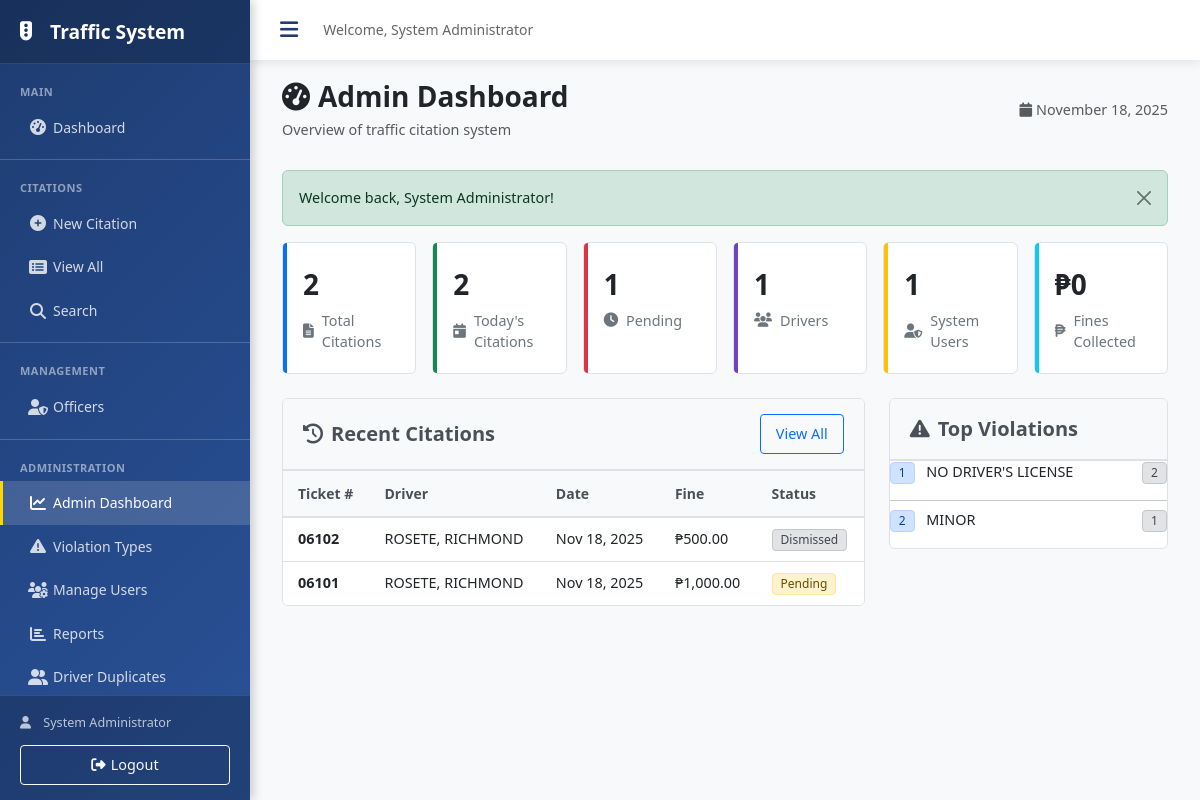
Page /admin/dashboard.php (signed in) on the committed database.
### tables this page shows
CREATE TABLE `citations` (
  `citation_id` int(11) NOT NULL AUTO_INCREMENT,
  `ticket_number` varchar(50) NOT NULL,
  `driver_id` int(11) DEFAULT NULL,
  `last_name` varchar(100) NOT NULL,
  `first_name` varchar(100) NOT NULL,
  `middle_initial` varchar(10) DEFAULT NULL,
  `suffix` varchar(20) DEFAULT NULL,
  `date_of_birth` date DEFAULT NULL,
  `age` int(11) DEFAULT NULL,
  `zone` varchar(50) DEFAULT NULL,
  `barangay` varchar(100) NOT NULL,
  `municipality` varchar(100) NOT NULL DEFAULT 'Baggao',
  `province` varchar(100) NOT NULL DEFAULT 'Cagayan',
  `license_number` varchar(50) DEFAULT NULL,
  `license_type` varchar(50) DEFAULT NULL,
  `plate_mv_engine_chassis_no` varchar(100) NOT NULL,
  `vehicle_description` text DEFAULT NULL,
  `apprehension_datetime` datetime NOT NULL,
  `place_of_apprehension` varchar(255) NOT NULL,
  `apprehension_officer` varchar(255) NOT NULL,
  `remarks` text DEFAULT NULL,
  `status` enum('pending','paid','contested','dismissed','void') NOT NULL DEFAULT 'pending',
  `payment_date` datetime DEFAULT NULL,
  `total_fine` decimal(10,2) DEFAULT 0.00,
  `created_at` datetime NOT NULL DEFAULT current_timestamp(),
  `updated_at` datetime DEFAULT NULL ON UPDATE current_timestamp(),
  `created_by` int(11) DEFAULT NULL,
  PRIMARY KEY (`citation_id`),
  UNIQUE KEY `ticket_number` (`ticket_number`),
  KEY `created_by` (`created_by`),
  KEY `idx_ticket` (`ticket_number`),
  KEY `idx_driver` (`driver_id`),
  KEY `idx_datetime` (`apprehension_datetime`),
  KEY `idx_status` (`status`),
  KEY `idx_created` (`created_at`),
  KEY `idx_date_status` (`apprehension_datetime`,`status`),
  CONSTRAINT `citations_ibfk_1` FOREIGN KEY (`driver_id`) REFERENCES `drivers` (`driver_id`) ON DELETE SET NULL,
  CONSTRAINT `citations_ibfk_2` FOREIGN KEY (`created_by`) REFERENCES `users` (`user_id`) ON DELETE SET NULL
);

### admin/dashboard.php (the view, shortened to what this page needs)
<?php
require_once '../includes/functions.php';
$stats = [];
try {
    $stmt = db_query("SELECT COUNT(*) as total FROM citations");
    $stats['total_citations'] = $stmt->fetch()['total'] ?? 0;
    $stmt = db_query("SELECT COUNT(*) as today FROM citations WHERE DATE(created_at) = CURDATE()");
    $stats['today_citations'] = $stmt->fetch()['today'] ?? 0;
    $stmt = db_query("SELECT COUNT(*) as total FROM drivers");
    $stats['total_drivers'] = $stmt->fetch()['total'] ?? 0;
    $stmt = db_query("SELECT COUNT(*) as total FROM users");
    $stats['total_users'] = $stmt->fetch()['total'] ?? 0;
    $stmt = db_query("SELECT COUNT(*) as pending FROM citations WHERE status = 'pending'");
    $stats['pending_citations'] = $stmt->fetch()['pending'] ?? 0;
    $stmt = db_query("SELECT COALESCE(SUM(total_fine), 0) as total FROM citations WHERE status = 'paid'");
    $stats['total_fines'] = $stmt->fetch()['total'] ?? 0;
    $stmt = db_query(
        "SELECT ticket_number, CONCAT(last_name, ', ', first_name) as driver_name,
                apprehension_datetime, status, total_fine, created_at
         FROM citations ORDER BY created_at DESC LIMIT 10"
    );
    $recent_citations = $stmt->fetchAll();
    $stmt = db_query(
        "SELECT vt.violation_type, COUNT(*) as count
         FROM violations v
         JOIN violation_types vt ON v.violation_type_id = vt.violation_type_id
         GROUP BY vt.violation_type_id
         ORDER BY count DESC LIMIT 5"
    );
    $top_violations = $stmt->fetchAll();
} catch (Exception $e) {
    error_log("Dashboard stats error: " . $e->getMessage());
    $stats = array_fill_keys(['total_citations', 'today_citations', 'total_drivers', 'total_users', 'pending_citations', 'total_fines'], 0);
    $recent_citations = [];
    $top_violations = [];
}
?>
<!DOCTYPE html>
<html lang="en">
<head>
    <link href="https://cdn.jsdelivr.net/npm/bootstrap@5.3.3/dist/css/bootstrap.min.css" rel="stylesheet">
    <link rel="stylesheet" href="https://cdnjs.cloudflare.com/ajax/libs/font-awesome/6.4.2/css/all.min.css">
</head>
<body>
    <?php include '../public/sidebar.php'; ?>
    <div class="content">
        <div class="container-fluid">
            <div class="page-header d-flex justify-content-between align-items-center">
                <div>
                    <h3><i class="fas fa-tachometer-alt me-2"></i>Admin Dashboard</h3>
                    <p class="text-muted mb-0">Overview of traffic citation system</p>
                </div>
                <div>
                    <span class="text-muted">
                        <i class="fas fa-calendar me-1"></i><?php echo date('F d, Y'); ?>
                    </span>
                </div>
            </div>
            <?php echo show_flash(); ?>
            <div class="row g-3 mb-4">
                <div class="col-md-4 col-lg-2">
                    <div class="stat-card blue">
                        <div class="stat-value"><?php echo number_format($stats['total_citations']); ?></div>
                        <div class="stat-label">
                            <i class="fas fa-file-alt"></i>
                            <span>Total Citations</span>
                        </div>
                    </div>
                </div>
                <div class="col-md-4 col-lg-2">
                    <div class="stat-card green">
                        <div class="stat-value"><?php echo number_format($stats['today_citations']); ?></div>
                        <div class="stat-label">
                            <i class="fas fa-calendar-day"></i>
                            <span>Today's Citations</span>
                        </div>
                    </div>
                </div>
                <div class="col-md-4 col-lg-2">
                    <div class="stat-card red">
                        <div class="stat-value"><?php echo number_format($stats['pending_citations']); ?></div>
                        <div class="stat-label">
                            <i class="fas fa-clock"></i>
                            <span>Pending</span>
                        </div>
                    </div>
                </div>
                <div class="col-md-4 col-lg-2">
                    <div class="stat-card purple">
                        <div class="stat-value"><?php echo number_format($stats['total_drivers']); ?></div>
                        <div class="stat-label">
                            <i class="fas fa-users"></i>
                            <span>Drivers</span>
                        </div>
                    </div>
                </div>
                <div class="col-md-4 col-lg-2">
                    <div class="stat-card yellow">
                        <div class="stat-value"><?php echo number_format($stats['total_users']); ?></div>
                        <div class="stat-label">
                            <i class="fas fa-user-shield"></i>
                            <span>System Users</span>
                        </div>
                    </div>
                </div>
                <div class="col-md-4 col-lg-2">
                    <div class="stat-card cyan">
                        <div class="stat-value">₱<?php echo number_format($stats['total_fines'], 0); ?></div>
                        <div class="stat-label">
                            <i class="fas fa-peso-sign"></i>
                            <span>Fines Collected</span>
                        </div>
                    </div>
                </div>
            </div>
            <div class="row g-4">
                <div class="col-lg-8">
                    <div class="dashboard-card">
                        <div class="card-header d-flex justify-content-between align-items-center">
                            <span><i class="fas fa-history me-2"></i>Recent Citations</span>
                            <a href="../public/citations.php" class="btn btn-sm btn-outline-primary">View All</a>
                        </div>
                        <div class="card-body p-0">
                            <div class="table-responsive">
                                <table class="table table-hover mb-0">
                                    <thead>
                                        <tr>
                                            <th>Ticket #</th>
                                            <th>Driver</th>
                                            <th>Date</th>
                                            <th>Fine</th>
                                            <th>Status</th>
                                        </tr>
                                    </thead>
                                    <tbody>
                                        <?php if (empty($recent_citations)): ?>
                                            <tr>
                                                <td colspan="5" class="text-center py-4 text-muted">
                                                    <i class="fas fa-inbox fa-2x mb-2 d-block"></i>
                                                    No citations found
                                                </td>
                                            </tr>
                                        <?php else: ?>
                                            <?php foreach ($recent_citations as $citation): ?>
                                                <tr>
                                                    <td><strong><?php echo htmlspecialchars($citation['ticket_number']); ?></strong></td>
                                                    <td><?php echo htmlspecialchars($citation['driver_name']); ?></td>
                                                    <td><?php echo date('M d, Y', strtotime($citation['apprehension_datetime'])); ?></td>
                                                    <td>₱<?php echo number_format($citation['total_fine'], 2); ?></td>
                                                    <td>
                                                        <?php
                                                        $status_class = match($citation['status']) {
                                                            'paid' => 'bg-success',
                                                            'pending' => 'bg-warning text-dark',
                                                            'contested' => 'bg-info',
                                                            'dismissed' => 'bg-secondary',
                                                            default => 'bg-light text-dark'
                                                        };
                                                        ?>
                                                        <span class="badge <?php echo $status_class; ?>">
                                                            <?php echo ucfirst($citation['status']); ?>
                                                        </span>
                                                    </td>
                                                </tr>
                                            <?php endforeach; ?>
                                        <?php endif; ?>
                                    </tbody>
                                </table>
                            </div>
                        </div>
                    </div>
                </div>
                <div class="col-lg-4">
                    <div class="dashboard-card">
                        <div class="card-header">
                            <i class="fas fa-exclamation-triangle me-2"></i>Top Violations
                        </div>
                        <div class="card-body">
                            <?php if (empty($top_violations)): ?>
                                <p class="text-center text-muted py-4">
                                    <i class="fas fa-chart-bar fa-2x mb-2 d-block"></i>
                                    No violation data
                                </p>
                            <?php else: ?>
                                <?php foreach ($top_violations as $index => $violation): ?>
                                    <div class="d-flex justify-content-between align-items-center mb-3">
                                        <div>
                                            <span class="badge bg-primary me-2"><?php echo $index + 1; ?></span>
                                            <?php echo htmlspecialchars($violation['violation_type']); ?>
                                        </div>
                                        <span class="badge bg-secondary"><?php echo $violation['count']; ?></span>
                                    </div>
                                    <?php if ($index < count($top_violations) - 1): ?>
                                        <hr class="my-2">
                                    <?php endif; ?>
                                <?php endforeach; ?>
                            <?php endif; ?>
                        </div>
                    </div>
                </div>
            </div>
        </div>
    </div>
</body>
</html>

### admin/dashboard.php (style rules this page uses)
:root { --primary-blue: #0d6efd; --success-green: #198754; --info-cyan: #0dcaf0; --warning-yellow: #ffc107; --danger-red: #dc3545; --secondary-gray: #6c757d; --purple: #6f42c1; --white: #ffffff; --off-white: #f5f5f5; --light-gray: #f8f9fa; --medium-gray: #e9ecef; --border-gray: #dee2e6; --text-dark: #212529; --text-muted: #6c757d; --text-label: #495057; }
body { background: var(--off-white); font-family: 'Segoe UI', Tahoma, Geneva, Verdana, sans-serif; font-size: clamp(0.875rem, 2.3vw, 0.9rem); line-height: 1.5; color: var(--text-dark); }
.content { padding: clamp(15px, 3vw, 20px); }
.page-header h3 { font-size: clamp(1.5rem, 4vw, 1.75rem); font-weight: 600; color: var(--text-dark); margin-bottom: 5px; }
.page-header p { font-size: clamp(0.85rem, 2.5vw, 0.9rem); color: var(--text-muted); }
.page-header { margin-bottom: 30px; }
.stat-card { background: var(--white); border: 1px solid var(--border-gray); border-radius: 6px; padding: clamp(15px, 3vw, 20px); position: relative; transition: box-shadow 0.2s; height: 100%; }
.stat-card::before { content: ''; position: absolute; top: 0; left: 0; width: 4px; height: 100%; border-radius: 6px 0 0 6px; }
.stat-card.blue::before { background: var(--primary-blue); }
.stat-card.green::before { background: var(--success-green); }
.stat-card.red::before { background: var(--danger-red); }
.stat-card.yellow::before { background: var(--warning-yellow); }
.stat-card.purple::before { background: var(--purple); }
.stat-card.cyan::before { background: var(--info-cyan); }
.stat-value { font-size: clamp(1.5rem, 4vw, 1.75rem); font-weight: 600; color: var(--text-dark); margin-bottom: 5px; }
.stat-label { font-size: clamp(0.85rem, 2.5vw, 0.9rem); color: var(--text-muted); display: flex; align-items: center; gap: 8px; }
.dashboard-card { background: var(--white); border: 1px solid var(--border-gray); border-radius: 6px; overflow: hidden; }
.dashboard-card .card-header { background: var(--light-gray); border-bottom: 2px solid var(--border-gray); font-weight: 600; color: var(--text-label); padding: 15px 20px; font-size: clamp(1.1rem, 3vw, 1.25rem); }
.table { margin-bottom: 0; font-size: clamp(0.85rem, 2.5vw, 0.9rem); }
.table th { background: var(--light-gray); font-weight: 600; color: var(--text-label); border-top: none; border-bottom: 2px solid var(--border-gray); padding: 12px 15px; font-size: 0.875rem; }
.table td { padding: 10px 15px; color: var(--text-dark); border-bottom: 1px solid var(--border-gray); }
.table tbody tr:last-child td { border-bottom: none; }
.badge { padding: 4px 8px; border-radius: 4px; font-size: clamp(0.7rem, 2vw, 0.75rem); font-weight: 500; border: 1px solid transparent; }
.badge.bg-warning { background: #fff3cd !important; color: #664d03 !important; border-color: #ffe69c; }
.badge.bg-secondary { background: #e2e3e5 !important; color: #41464b !important; border-color: #c4c8cb; }
.badge.bg-primary { background: #cfe2ff !important; color: #084298 !important; border-color: #b6d4fe; }
.btn { border-radius: 4px; padding: 8px 15px; font-size: clamp(0.85rem, 2.5vw, 0.9rem); font-weight: 500; transition: all 0.2s; display: inline-flex; align-items: center; justify-content: center; gap: 5px; }
.btn-outline-primary { color: var(--primary-blue); border: 1px solid var(--primary-blue); }

### public/sidebar.php (style rules this page uses)
:root { --sidebar-width: 250px; --sidebar-collapsed-width: 70px; }
.content { margin-left: var(--sidebar-width); padding: 20px; padding-top: 80px; min-height: 100vh; background: #f8f9fa; transition: margin-left 0.3s ease; }

### rows in the picture
citations: ticket_number "06102", driver_name "ROSETE, RICHMOND", apprehension_datetime "Nov 18, 2025", total_fine "500.00", status "Dismissed"
citations: ticket_number "06101", driver_name "ROSETE, RICHMOND", apprehension_datetime "Nov 18, 2025", total_fine "1,000.00", status "Pending"

### other values in the picture
$_SESSION['full_name'] "System Administrator"
$flash['message'] "Welcome back, System Administrator!"
$stats['total_citations'] "2"
$stats['today_citations'] "2"
$stats['pending_citations'] "1"
$stats['total_drivers'] "1"
$stats['total_users'] "1"
$stats['total_fines'] "0"
$violation['violation_type'] "NO DRIVER'S LICENSE"
$violation['count'] "2"
$violation['violation_type'] "MINOR"
$violation['count'] "1"
